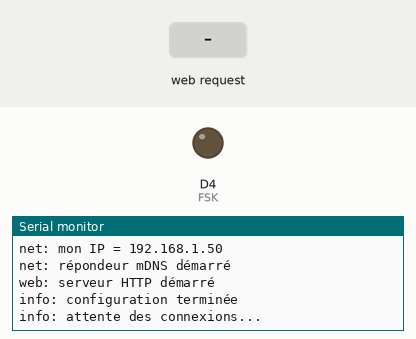
Simulated run of this sketch. Board: ESP8266 (NodeMCU). On the bench: output pins drawn as LEDs (lit = HIGH), the last lines printed to the serial monitor. The test bench sets the inputs (shaded band). WiFi joins after 1.5 s; servers stay silent unless stated.

Above: at 2.9 s.
3.0 s: HTTP request GET / received
At 3.6 s:
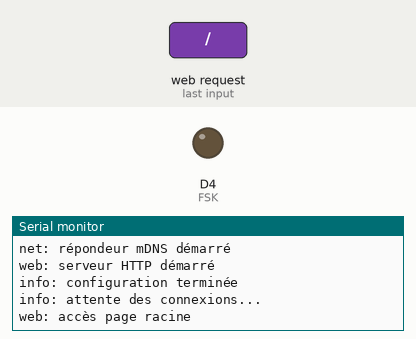
4.5 s: HTTP request GET /confort received
At 5.7 s:
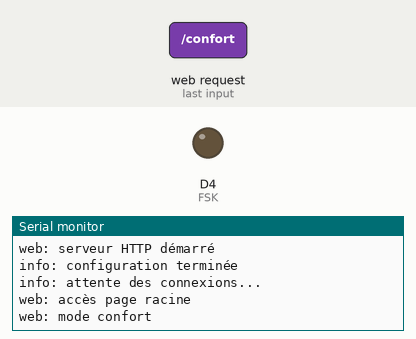
6.0 s: HTTP request GET /travail received
At 7.1 s:
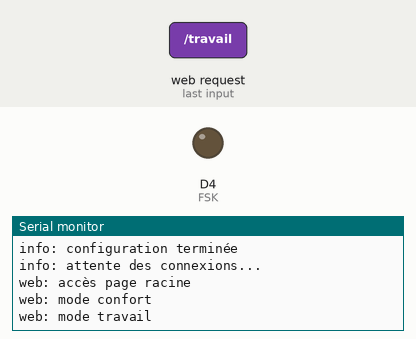

Measured:
- after the input at 3.0 s, the serial monitor: prints a new line at once (image 1)
- after the input at 4.5 s, the serial monitor: prints a new line at once (image 2)
- after the input at 6.0 s, the serial monitor: prints a new line at once (image 3)

The sketch:

esp_NOsi4021web2.ino
```cpp
#include <ESP8266WiFi.h>
#include <WiFiClient.h>
#include <ESP8266WebServer.h>
#include <ESP8266mDNS.h>

#include <RCSwitch.h>

#define FSK D4

RCSwitch mySwitch = RCSwitch();

// SSID du point d'accès
const char* ssid = "monSSID";
// mot de passe wifi
const char* password = "---------------";

ESP8266WebServer server(80);

static const char *INDEX_HTML =
"<!DOCTYPE html>\n"
"<html>\n"
"<head>\n"
"<meta charset=\"utf-8\">\n"
"<title>ESP8266 Contrôle éclairage</title>\n"
"<style>\n"
//".hide { width: 0; height: 0; border: 0; border: none; position: absolute; visibility:0 }\n"
"body { font-family: \"helvetica neue\", helvetica, arial, sans-serif; background: #eee; }\n"
".notif { width: 250px; height: 50px; border: 0; border: none; position: absolute; margin-top: 10px; }\n"
".punch {\n"
"  outline: none;\n"
"  background: #4162a8;\n"
"  border-top: 1px solid #38538c;\n"
"  border-right: 1px solid #1f2d4d;\n"
"  border-bottom: 1px solid #151e33;\n"
"  border-left: 1px solid #1f2d4d;\n"
"  border-radius: 4px;\n"
"  -webkit-box-shadow: inset 0 1px 10px 1px #5c8bee, 0 1px 0 #1d2c4d, 0 6px 0 #1f3053, 0 8px 4px 1px #111111;\n"
"  box-shadow: inset 0 1px 10px 1px #5c8bee, 0 1px 0 #1d2c4d, 0 6px 0 #1f3053, 0 8px 4px 1px #111111;\n"
"  color: #fff;\n"
"  font: bold 20px/1 \"helvetica neue\", helvetica, arial, sans-serif;\n"
"  margin-top: 10px;\n"
"  margin-bottom: 10px;\n"
"  padding: 10px 0 12px 0;\n"
"  text-align: center;\n"
"  text-shadow: 0 -1px 1px #1e2d4d;\n"
"  width: 150px;\n"
"  -webkit-background-clip: padding-box; }\n"
".punch:hover {\n"
"  -webkit-box-shadow: inset 0 0 20px 1px #87adff, 0 1px 0 #1d2c4d, 0 6px 0 #1f3053, 0 8px 4px 1px #111111;\n"
"  box-shadow: inset 0 0 20px 1px #87adff, 0 1px 0 #1d2c4d, 0 6px 0 #1f3053, 0 8px 4px 1px #111111;\n"
"  cursor: pointer; }\n"
".punch:active {\n"
"  -webkit-box-shadow: inset 0 1px 10px 1px #5c8bee, 0 1px 0 #1d2c4d, 0 2px 0 #1f3053, 0 4px 3px 0 #111111;\n"
"  box-shadow: inset 0 1px 10px 1px #5c8bee, 0 1px 0 #1d2c4d, 0 2px 0 #1f3053, 0 4px 3px 0 #111111; }\n"
"</style>\n"
"</head>\n"
"<body>\n"
"<h1>Contrôle éclairage</h1>\n"
"<form action=\"/confort\" method=\"get\" target=\"hiddenFrame\">\n"
"  <input value=\"Mode confort\" type=\"submit\" class=\"punch\">\n"
"</form>\n"
"<form action=\"/travail\" method=\"get\" target=\"hiddenFrame\">\n"
"  <input value=\"Mode travail\" type=\"submit\" class=\"punch\">\n"
"</form>\n"
"<iframe name=\"hiddenFrame\" class=\"notif\"></iframe>\n"
"</body>\n"
"</html>\n"
;

// racine du site
void handleRoot() {
  server.send(200, "text/html", INDEX_HTML);
  Serial.print("web: accès page racine\n");
}

// page /confort
void handleConfort() {
  server.send(200, "text/plain", "mode confort activé");
  Serial.print("web: mode confort\n");
  mySwitch.send("001011111010000011011100");
  //Switch.send("001011111010000011011100");
}

// page /travail
void handleTravail() {
  server.send(200, "text/plain", "mode travail activé");
  Serial.print("web: mode travail\n");
  mySwitch.send("001011111010000011010100");
  //mySwitch.send("001011111010000011010100");
}

// page 404
void handleNotFound(){
  String message = "File Not Found\n\n";
  message += "URI: ";
  message += server.uri();
  message += "\nMethod: ";
  message += (server.method() == HTTP_GET)?"GET":"POST";
  message += "\nArguments: ";
  message += server.args();
  message += "\n";
  for (uint8_t i=0; i<server.args(); i++){
    message += " " + server.argName(i) + ": " + server.arg(i) + "\n";
  }
  server.send(404, "text/plain", message);
  Serial.println("web: erreur 404");
}

void setup() {
  uint8_t mac[WL_MAC_ADDR_LENGTH];

  /***** Configuration générale *****/
  Serial.begin(115200);

  // configuration port en sortie
  pinMode(FSK, OUTPUT);

  // Affichage adresse MAC
  Serial.print("info: MAC = ");
  if(WiFi.macAddress(mac) != 0) {
    for(int i=0; i<WL_MAC_ADDR_LENGTH; i++) {
      if(mac[i]<16) Serial.print ("0");
      Serial.print(mac[i],HEX);
      Serial.print((i < WL_MAC_ADDR_LENGTH-1) ? ":" : "\n\r");
    }
  }

  // Mode client Wifi
  WiFi.mode(WIFI_STA);
  WiFi.disconnect();
  delay(100);

  /***** Configuration RCSwitch OOK *****/
  // On utilise la sortie FSK (broche 8)
  mySwitch.enableTransmit(FSK);
  // Option : durée de l'impulsion
  // mySwitch.setPulseLength(125);
  // Option : protocole (1 fonctionne la plupart du temps)
  mySwitch.setProtocol(1);
  // Option : nombre de répétition du message
  mySwitch.setRepeatTransmit(5);

  /***** Wifi et serveur HTTP *****/
  Serial.println("net: Connexion AP...");
  WiFi.begin(ssid, password);

  // Connexion Wifi
  while (WiFi.waitForConnectResult() != WL_CONNECTED) {
    // impossible de se connecter au point d'accès
    Serial.println("info: Erreur connexion Wifi !");
    delay(5000);
  }
  Serial.println("net: WiFi connecté");
  Serial.print("net: mon IP = ");
  Serial.println(WiFi.localIP());

  // démarrage mDNS-SD
  if (!MDNS.begin("esp8266telec")) {
    Serial.println("info: Erreur configuration mDNS!");
  } else {
    Serial.println("net: répondeur mDNS démarré");
    // Ajout service disponible ici
    MDNS.addService("http", "tcp", 80); // Announce esp tcp service on port 23
  }

  // configuration serveur Web
  server.on("/", handleRoot);
  server.on("/confort", handleConfort);
  server.on("/travail", handleTravail);
  server.onNotFound(handleNotFound);
  server.begin();
  Serial.println("web: serveur HTTP démarré");

  Serial.println("info: configuration terminée");
  Serial.println("info: attente des connexions...");
  delay(100);
}

// boucle principale
void loop() {
  server.handleClient();
}
```
